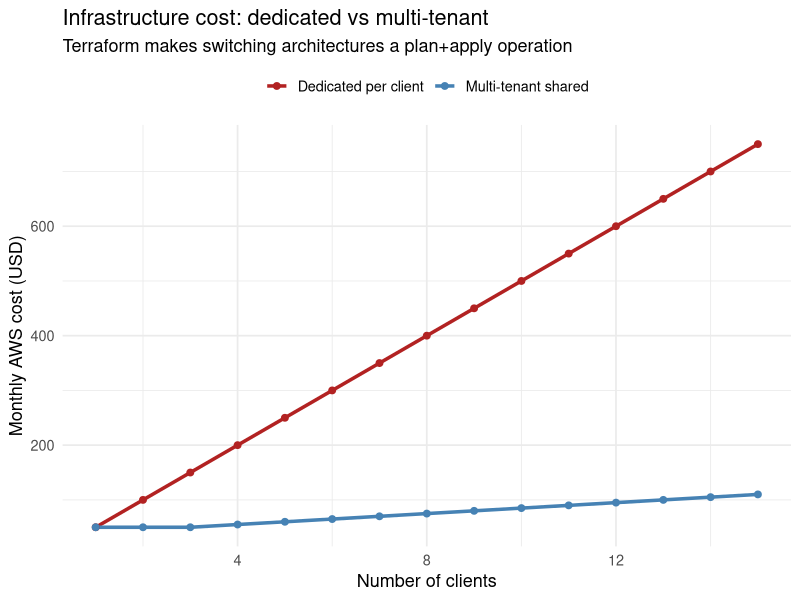

R code for this plot:
## ---- chunk 1
#| label: cost-model
#| fig-cap: "Monthly AWS cost vs number of concurrent clients. At low scale, a single-instance setup is cheapest. Above ~5 clients, the cost of managing separate instances outweighs the overhead of load balancer + auto-scaling."

library(ggplot2)

n_clients <- 1:15

# Single-instance model: one EC2 + RDS per client
cost_single <- n_clients * (15 + 15 + 20)   # EC2 + RDS + ALB

# Multi-tenant: shared EC2 + RDS, cost grows slowly
cost_multitenant <- 15 + 15 + 20 +           # base: EC2 + RDS + ALB
                    pmax(0, (n_clients - 3)) * 5   # extra compute per client

df_cost <- data.frame(
  clients      = rep(n_clients, 2),
  cost         = c(cost_single, cost_multitenant),
  architecture = rep(c("Dedicated per client",
                       "Multi-tenant shared"), each = length(n_clients))
)

ggplot(df_cost, aes(x = clients, y = cost, colour = architecture)) +
  geom_line(linewidth = 1.2) +
  geom_point(size = 2) +
  scale_colour_manual(values = c("Dedicated per client" = "firebrick",
                                  "Multi-tenant shared"  = "steelblue"),
                      name = NULL) +
  labs(x = "Number of clients", y = "Monthly AWS cost (USD)",
       title = "Infrastructure cost: dedicated vs multi-tenant",
       subtitle = "Terraform makes switching architectures a plan+apply operation") +
  theme_minimal(base_size = 13) +
  theme(legend.position = "top")
